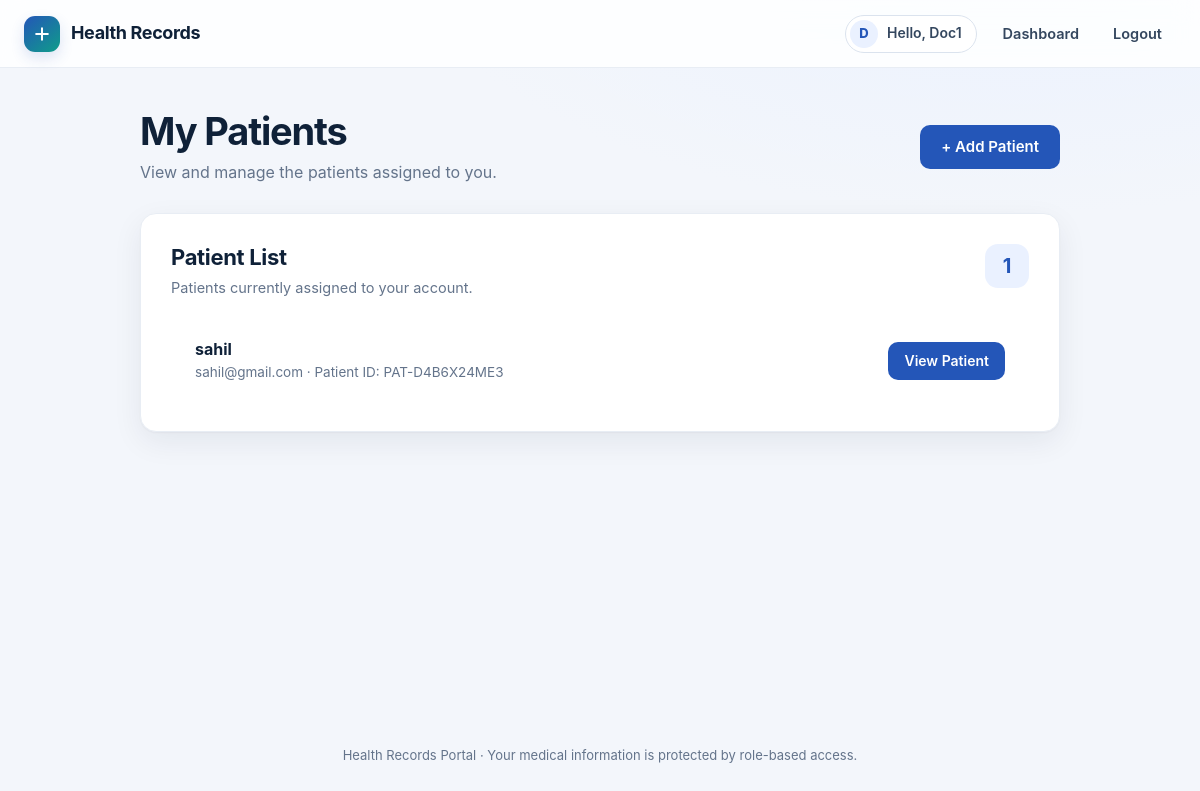
/doctor/patients (signed in), run on the app's committed database.
### models.py (models this page shows, shortened)
class User(UserMixin, db.Model):
    __tablename__ = "users"
    id = db.Column(db.Integer, primary_key=True)
    name = db.Column(db.String(80), nullable=False)
    email = db.Column(db.String(120), unique=True, nullable=False, index=True)
    password = db.Column(db.String(255), nullable=False)
    role = db.Column(db.String(20), nullable=False,
                     default="patient", index=True)
    status = db.Column(db.String(20), nullable=False,
                       default="approved", index=True)
    doctor_license = db.Column(db.String(100), unique=True, nullable=True)
    patient_code = db.Column(db.String(20), unique=True,
                             nullable=True, index=True)
    created_at = db.Column(
        db.DateTime, default=lambda: datetime.now(timezone.utc))
    uploaded_records = db.relationship(
        "Record", foreign_keys="Record.doctor_id", back_populates="doctor",
        cascade="all, delete-orphan"
    )
    patient_records = db.relationship(
        "Record", foreign_keys="Record.patient_id", back_populates="patient",
        cascade="all, delete-orphan"
    )
    assignments_as_doctor = db.relationship(
        "PatientAssignment", foreign_keys="PatientAssignment.doctor_id",
        back_populates="doctor", cascade="all, delete-orphan"
    )
    assignments_as_patient = db.relationship(
        "PatientAssignment", foreign_keys="PatientAssignment.patient_id",
        back_populates="patient", cascade="all, delete-orphan"
    )
    @property
    def is_active(self):
        return self.status == "approved"

### app.py (the view)
@app.route("/doctor/patients")
@role_required("doctor")
def doctor_patients():
    assignments = PatientAssignment.query.filter_by(
        doctor_id=current_user.id
    ).all()
    patients = [
        assignment.patient
        for assignment in assignments
    ]
    return render_template(
        "doctor_patients.html",
        patients=patients
    )

### app.py (called while the page is built)
@login_manager.user_loader
def load_user(user_id):
    try:
        return db.session.get(User, int(user_id))
    except (TypeError, ValueError):
        return None

def role_required(*roles):
    def decorator(view):
        @wraps(view)
        @login_required
        def wrapped(*args, **kwargs):
            if not current_user.is_active or current_user.role not in roles:
                abort(403)
            return view(*args, **kwargs)
        return wrapped
    return decorator

@app.after_request
def security_headers(response):
    response.headers["X-Content-Type-Options"] = "nosniff"
    response.headers["X-Frame-Options"] = "DENY"
    response.headers["Referrer-Policy"] = "strict-origin-when-cross-origin"
    response.headers["Permissions-Policy"] = "camera=(), microphone=(), geolocation=()"
    response.headers["Content-Security-Policy"] = (
        "default-src 'self'; "
        "base-uri 'self'; "
        "form-action 'self'; "
        "frame-ancestors 'none'; "
        "object-src 'none'; "
        "img-src 'self' data:; "
        "style-src 'self'; "
        "script-src 'self'"
    )
    if request.is_secure or app.config["SESSION_COOKIE_SECURE"]:
        response.headers["Strict-Transport-Security"] = "max-age=31536000; includeSubDomains"
    return response

### templates/doctor_patients.html (shortened to what this page needs)
{% extends "base.html" %}
{% block content %}
<div class="narrow-page">
    <div class="page-header">
        <div>
            <h1>My Patients</h1>
            <p class="page-subtitle">
                View and manage the patients assigned to you.
            </p>
        </div>
        <a href="{{ url_for('add_patient_page') }}" class="btn">
            + Add Patient
        </a>
    </div>
    {% if patients %}
    <section class="card">
        <div class="section-header">
            <div>
                <h2>Patient List</h2>
                <p>
                    Patients currently assigned to your account.
                </p>
            </div>
            <span class="record-count">
                {{ patients|length }}
            </span>
        </div>
        <div class="record-list">
            {% for patient in patients %}
            <div class="list-row">
                <div class="list-row-info">
                    <h3>
                        {{ patient.name }}
                    </h3>
                    <p>
                        {{ patient.email }}
                        ·
                        Patient ID: {{ patient.patient_code }}
                    </p>
                </div>
                <a href="{{ url_for(
                        'doctor_patient',
                        patient_id=patient.id
                    ) }}" class="btn small">
                    View Patient
                </a>
            </div>
            {% endfor %}
        </div>
    </section>
    {% endif %}
</div>
{% endblock %}

### templates/base.html (shortened to what this page needs)
<!doctype html>
<html lang="en">
<head>
    <link rel="stylesheet" href="{{ url_for('static', filename='style.css') }}">
</head>
<body>
{% set ep = request.endpoint %}
<header class="navbar">
    <a class="logo" href="{{ url_for('index') }}">
        <span class="logo-mark" aria-hidden="true">
            <svg viewBox="0 0 24 24" fill="none" stroke="currentColor" stroke-width="2.4" stroke-linecap="round" stroke-linejoin="round"><path d="M12 5v14M5 12h14"/></svg>
        </span>
        Health Records
    </a>
    <nav>
        {% if current_user.is_authenticated %}
            <span class="user-chip">
                <span class="avatar">{{ current_user.name[:1]|upper }}</span>
                <span class="name">Hello, {{ current_user.name }}</span>
            </span>
            <a href="{{ url_for('dashboard') }}" class="{{ 'active' if ep == 'dashboard' }}">Dashboard</a>
            <form method="post" action="{{ url_for('logout') }}" class="inline-form">
                <button type="submit" class="link-button">Logout</button>
            </form>
        {% endif %}
    </nav>
</header>
<main class="container">
    {% block content %}{% endblock %}
</main>
<footer class="site-footer">
    Health Records Portal &middot; Your medical information is protected by role-based access.
</footer>
</body>
</html>

### data on the page
User: name "D", name "Doc1"
User: name "sahil", email "sahil@gmail.com", patient_code "PAT-D4B6X24ME3"

### other printed values
{{ patients|length }} "1"
